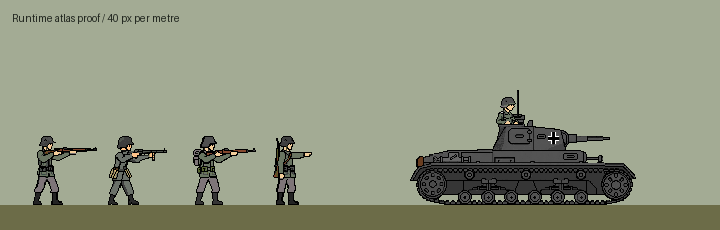

The script that saved this image:
"""Contact proof from the actual runtime atlases at the catalog's natural side-view scale."""
from pathlib import Path
import json
from PIL import Image, ImageDraw

HERE = Path(__file__).resolve().parent
IMAGES = HERE.parents[1]
assets = {a['id'].removeprefix('advance-'): a for a in json.loads((HERE / 'sprites.json').read_text())['assets']}
heights = {'rifleman': 1.72, 'gunner': 1.72, 'backpack': 1.72, 'officer': 1.72, 'tank': 2.27, 'commander': .94}
frame = Image.new('RGBA', (720, 230), '#a3ab94')
draw = ImageDraw.Draw(frame)
draw.rectangle((0, 205, 720, 230), fill='#6c6c48')
draw.text((12, 12), 'Runtime atlas proof / 40 px per metre', fill='#20251e')

def actor(kind, x, ground, action='idle', column=0, crew_visible=True, px_per_meter=40):
    asset = assets[kind]
    w, h = asset['frame']['width'], asset['frame']['height']
    clip = next(c for c in asset['animations'] if c['name'] == action)
    image = Image.open(IMAGES / asset['image'].removeprefix('../../')).convert('RGBA')
    cel = image.crop((column*w, clip['row']*h, (column+1)*w, (clip['row']+1)*h))
    scale = px_per_meter * heights[kind] / asset['standingPixels']
    cel = cel.resize((round(w*scale), round(h*scale)), Image.Resampling.NEAREST)
    frame.alpha_composite(cel, (round(x-asset['anchor']['x']*scale), round(ground-asset['anchor']['y']*scale)))
    if kind == 'tank' and crew_visible:
        mount = asset['crewAnchor']
        actor('commander', x + (mount['x']-asset['anchor']['x'])*scale,
              ground + (mount['y']-asset['anchor']['y'])*scale, px_per_meter=px_per_meter)

actor('rifleman', 53, 205)
actor('gunner', 127, 205)
actor('backpack', 214, 205)
actor('officer', 292, 205, 'signal', 2)
actor('tank', 510, 205)
frame.save(HERE / 'preview.png')
frame.resize((1440, 460), Image.Resampling.NEAREST).save(HERE / 'preview-2x.png')


# Read the actual scene choreography with Node, without launching a browser.
import subprocess
root = HERE.parents[3]
code = """
import {soldiers, tanks, soldierAt, tankAt, cameraAt} from './scenes/bitka/Battle.js';
console.log(JSON.stringify([0,3,6,9,12,15,18].map(time => ({time, camera:cameraAt(time),
 units:[...soldiers.map(s => soldierAt(s,time)),...tanks.map(t => tankAt(t,time))].sort((a,b) => b.z-a.z)}))));
"""
shots = json.loads(subprocess.check_output(['node', '--input-type=module', '-e', code], cwd=root))
proof = Image.new('RGBA', (480 * 2, 270 * 4), '#18201c')
for index, shot in enumerate(shots):
    frame = Image.new('RGBA', (480, 270), '#a3ab94')
    draw = ImageDraw.Draw(frame)
    draw.rectangle((0,156,480,270),fill='#79794a')
    cx, cy, cz = shot['camera']
    for unit in shot['units']:
        distance = unit['z'] - cz
        if distance <= .32:
            continue
        scale = 310 / distance
        asset = assets[unit['kind']]
        clip = next(c for c in asset['animations'] if c['name'] == unit['pose'])
        ms = max(0,unit['poseTime'] * 1000)
        ms = ms % sum(clip['ms']) if clip['loop'] else min(ms, sum(clip['ms']))
        column = len(clip['ms']) - 1
        end = 0
        for cel, duration in enumerate(clip['ms']):
            end += duration
            if ms < end:
                column = cel
                break
        actor(unit['kind'], 240 + (unit['x'] - cx) * scale, 156 + cy * scale,
              unit['pose'], column, unit.get('crewVisible', True), scale)
    ImageDraw.Draw(frame).text((12,12), str(shot['time']) + ' s / projected runtime atlases', fill='#20251e')
    proof.alpha_composite(frame, ((index % 2)*480, (index//2)*270))
proof.save(HERE / 'formation-preview.png')
